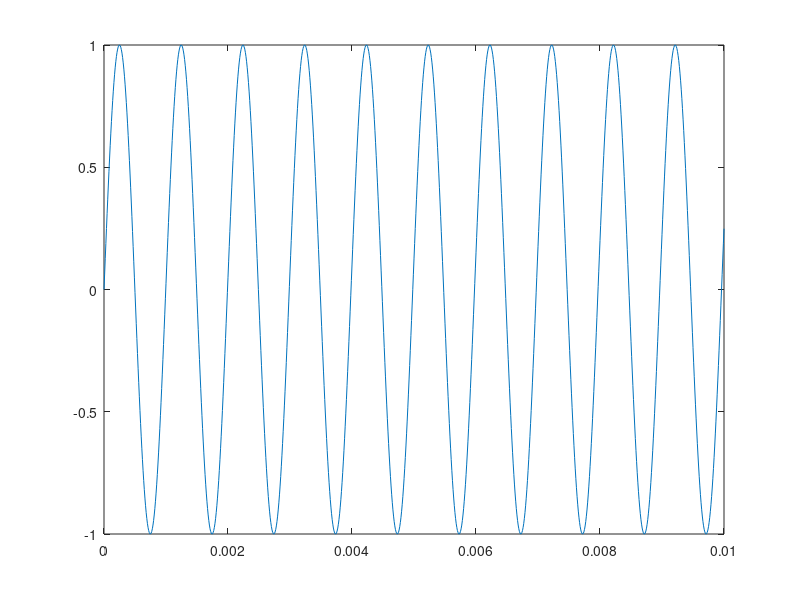

Write MATLAB code to recreate this figure.
%fftarray
%generate samples
fs = 1000; % Sampling frequency (samples per second) 
dt = 0.00001; % seconds per sample 
StopTime = 1; % seconds 
t = (0:dt:0.01000)'; % seconds 
F = 1004; % Sine wave frequency (hertz) 
data = sin(2*pi*F*t);
csvwrite('waveform.txt',data)
plot(t,data)
